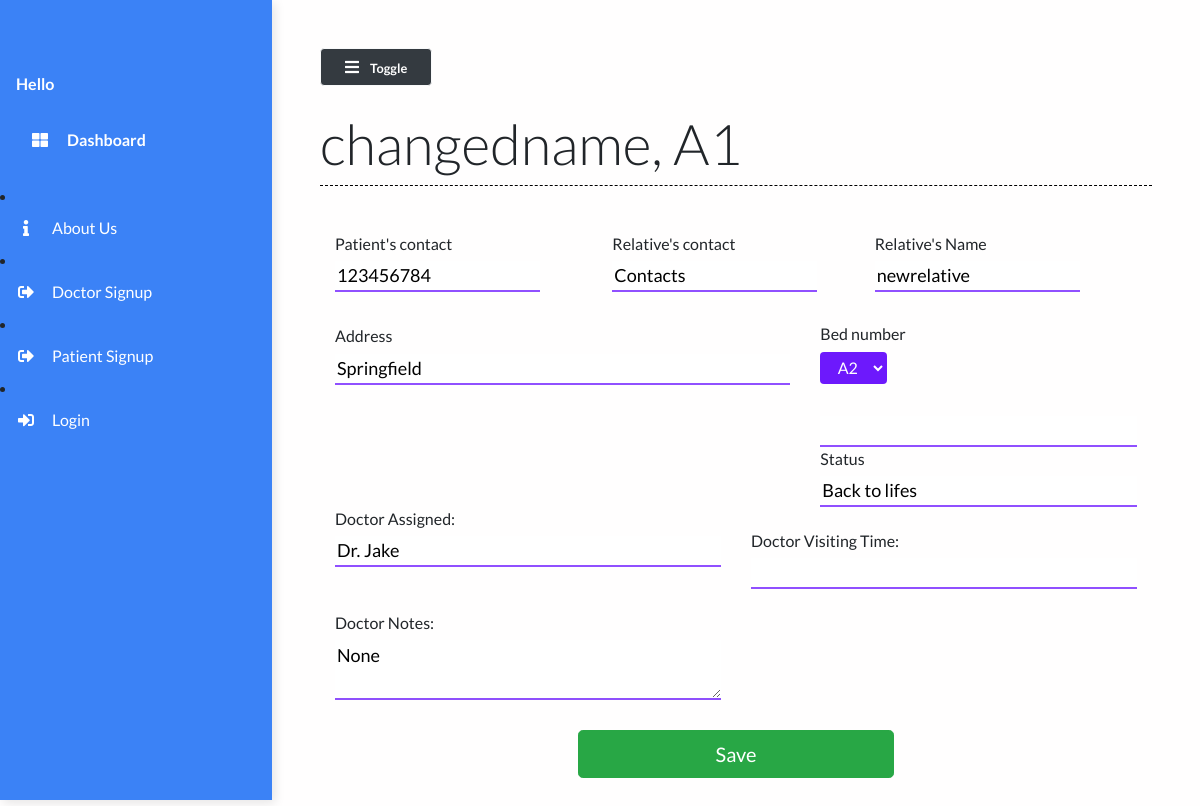
The page /patient/32 on the database as committed earlier.
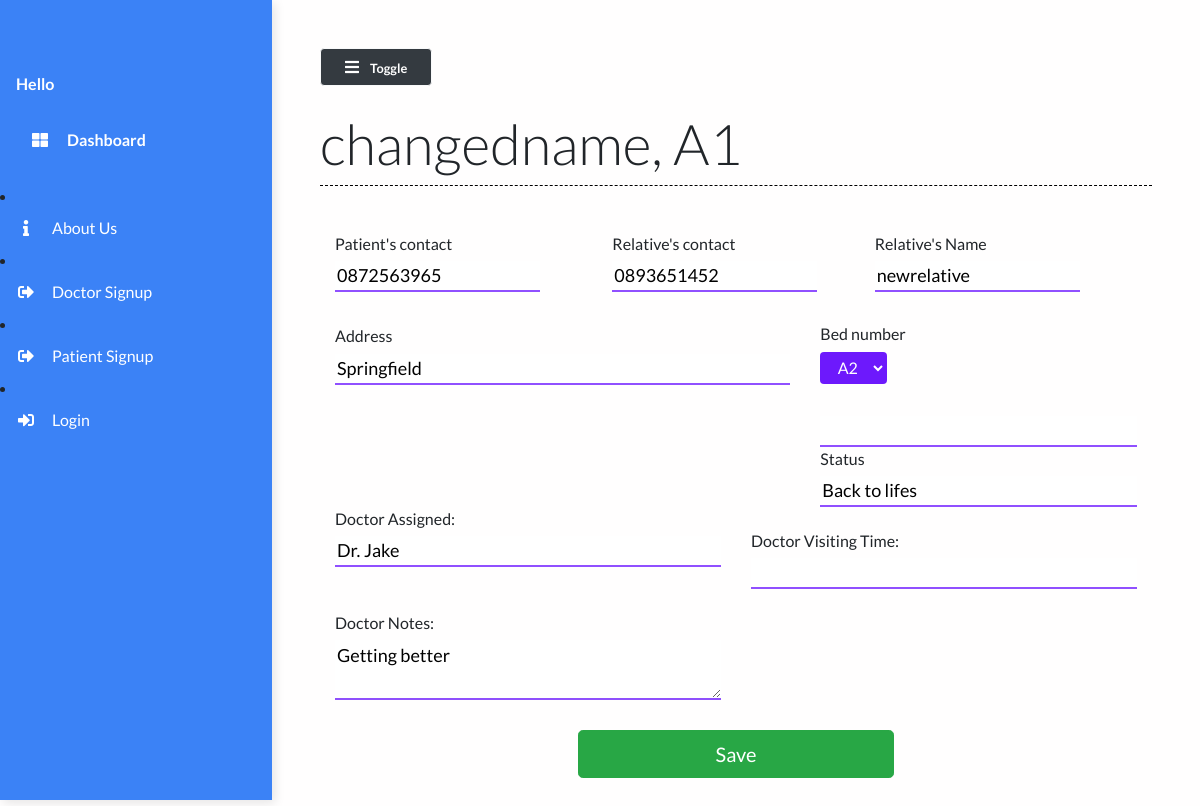
The same page on the database as committed later.
### main/models.py (models this page shows, shortened)
class Patient(models.Model):
    user=models.OneToOneField(User,on_delete=models.CASCADE,null=True,default=None)
    name = models.CharField(max_length=50)
    phone_num = models.CharField(max_length=15)
    patient_relative_name = models.CharField(max_length=50, null=True)
    patient_relative_contact = models.CharField(max_length=15, null=True)
    address = models.TextField()
    """ SYMPTOMS = (  # hardcoded to be changed in a drop down list
        ('Fever', 'Fever'),
        ('Dry cough', 'Dry cough'),
        ('Tiredness', 'Tiredness'),
        ('Aches and pains', 'Aches and pains'),
        ('Sore throat', 'Sore throat'),
        ('Diarrhoea', 'Diarrhoea'),
        ('Loss of taste or smell', 'Loss of taste or smell'),
        ('Difficulty in breathing or shortness of breath', 'Difficulty in breathing or shortness of breath'),
        ('Chest pain or pressure', 'Chest pain or pressure'),
        ('Loss of speech or movement', 'Loss of speech or movement'),
    )

    symptoms = MultiSelectField(choices=SYMPTOMS, null=True)"""
    prior_ailments = models.TextField()
    bed_num = models.ForeignKey("Bed", on_delete=models.CASCADE, null=True)
    dob = models.DateField(null=True)
    doctor = models.ForeignKey("Doctor", on_delete=models.CASCADE, null=True)
    doctors_notes = models.TextField(null=True, blank=True)
    status = models.CharField(max_length=50)

class Bed(models.Model):
    bed_number = models.CharField(max_length=50)
    occupied = models.BooleanField()
    def __str__(self):
        return self.bed_number

class Doctor(models.Model):
    name = models.CharField(max_length=100)
    def __str__(self):
        return self.name

### main/views.py (the view, shortened to what this page needs)
# urls.py: path("patient/<str:pk>", views.patient, name="patient"),
def patient(request, pk):
    patient = Patient.objects.get(id=pk)
    beds = Bed.objects.filter(occupied=False)
    context = {
        'beds': beds,
        'patient': patient
    }
    return render(request, 'main/patient.html', context)

### main/templates/main/patient.html (shortened to what this page needs)
{% extends 'main/base.html' %}
{% load static %}
{% block contentTitle %}
{{patient.name}}, {{patient.bed_num}}
{% endblock contentTitle %}
{% block content %}
	<form class="form" action="" method="post" id="registrationForm">
		<div class="container">
			<div class="patient-form">
				<div class="row">
					<div class="col-md-4 form-field mt-4 mb-0">
						<label for="mobile">
							<h6>Patient's contact</h6>
							<input type="text" id="name" class="input-text" type="text" name="mobile"
								pattern="[0-9]{3}[0-9]{3}[0-9]{4}" placeholder="Mobile No"
								value="{{patient.phone_num}}">
						</label>
					</div>
					<div class="offset-md-2 col-md-4 form-field mt-4 mb-0">
						<label for="mobile" class="mb-0">
							<h6>Relative's contact</h6>
							<input type="text" id="mobile2" class="input-text" type="text" name="mobile2"
								pattern="[0-9]{3}[0-9]{3}[0-9]{4}" placeholder="Mobile No"
								value="{{patient.patient_relative_contact}}">
						</label>
					</div>
					<div class="form-field mt-4">
						<label for="relativeName" class="mb-0">
							<h6>Relative's Name</h6>
							<input type="text" class="input-text" name="relativeName" id="realtiveName"
								value="{{patient.patient_relative_name}}" />
						</label>
					</div>
					<div class="col-md-7 form-field mt-0">
						<label for="address" class="mb-0 mt-0">
							<h6>Address</h6>
						</label>
						<input type="address" class="input-text" id="location" placeholder="address" name="location"
							title="enter a location" value="{{patient.address}}" />
					</div>
					<div class="col-md-5">
						<h6>Bed number</h6>
						<select name="bed_num" class="btn btn-bed" id="bed_num">
							{% for bed in beds %}
							<option value={{ bed }}>{{ bed }}</option>
							{% endfor %}
					</div>
					<div class="col-md-6">
						<input type="text" class="input-text" name="symptons" id="symptons"
							value="{{patient.symptoms}}" />
						<label for="status" class="mb-0">
							<h6>Status</h6>
						</label>
						<input type="text" class="input-text" name="status" id="status" value="{{patient.status}}" />
					</div>
					<div class="col-md-6">
						<label for="doctor" class="mb-0">
							<h6>Doctor Assigned: </h6>
						</label>
						<input type="text" class="input-text" name="doctor" id="doctor" value="{{patient.doctor}}" />
					</div>
					<div class="col-md-6">
						<label for="doctor_time" class="mb-0 mt-4">
							<h6>Doctor Visiting Time: </h6>
						</label>
						<input type="text" class="input-text" name="doctor_time" id="doctor_time"
							value="{{patient.doctors_visiting_time}}" />
					</div>
					<div class="col-md-6">
						<label for="doctor_notes" class="mb-0 mt-4">
							<h6>Doctor Notes: </h6>
						</label>
						<textarea class="input-text" name="doctor_notes" id="doctor_notes"
							{{patient.doctors_notes}}>{{patient.doctors_notes}}</textarea>
					</div>
				</div>
			</div>
		</div>
		<div class="form-group">
			<div class="col-md-5 mx-auto">
				<br />
				<button class="btn btn-lg btn-success btn-block mx-auto" type="submit">
					 Save
				</button>
			</div>
		</div>
	</form>
	{% endblock content %}

Rows that differ between the two databases and show on the page:
changed Patient "changedname": mobile "123456784" → "0872563965"; mobile2 "Contacts" → "0893651452"; doctor_notes "None" → "Getting better"
